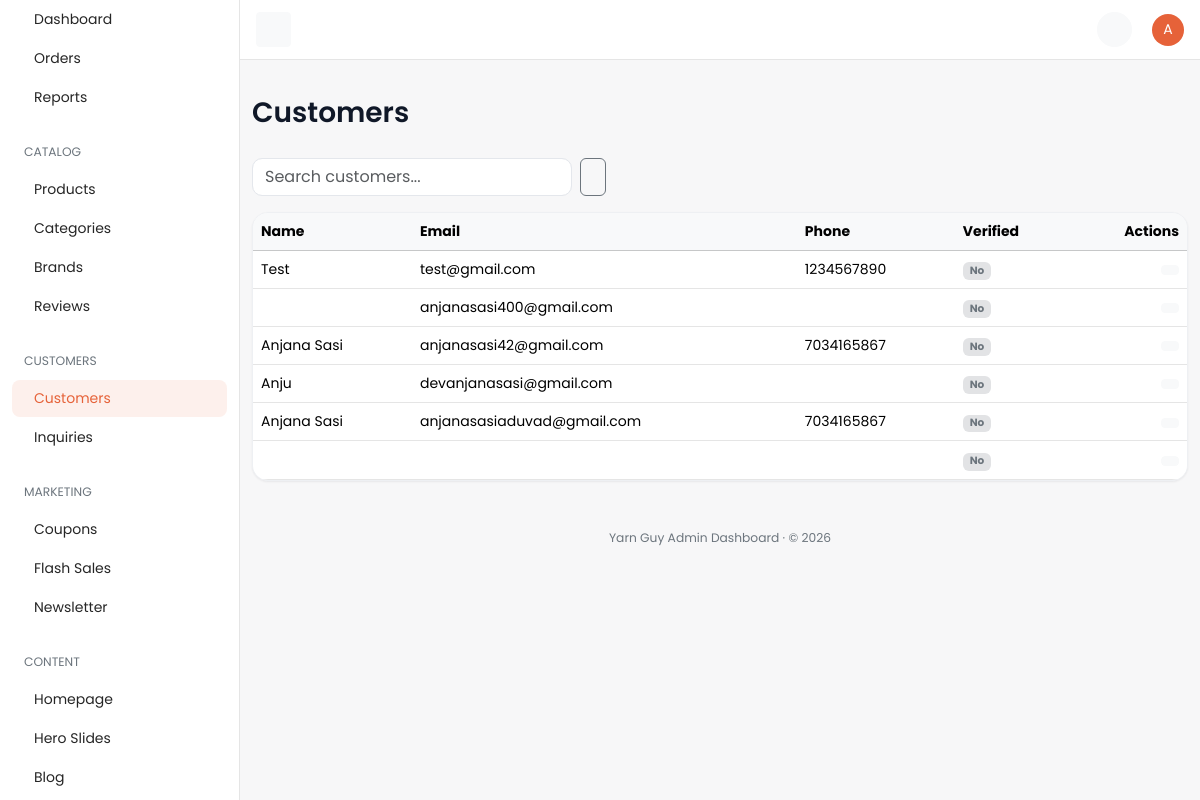
/dashboard/customer/ (signed in), run on the app's committed database.
### accounts/models.py (models this page shows, shortened)
class CustomerProfile(TimeStampedModel):
    user = models.OneToOneField(
        settings.AUTH_USER_MODEL,
        on_delete=models.CASCADE,
        related_name="customer_profile",
        verbose_name="User",
        help_text="Linked Django auth user.",
    )
    phone = models.CharField(
        max_length=20,
        blank=True,
        db_index=True,
        verbose_name="Phone number",
        help_text="Customer mobile number used for OTP login.",
    )
    phone_verified = models.BooleanField(
        default=False,
        verbose_name="Phone verified",
        help_text="True after a successful OTP verification for this phone.",
    )
    preferred_language = models.CharField(
        max_length=5,
        choices=settings.LANGUAGES,
        default=settings.LANGUAGE_CODE,
        verbose_name="Preferred language",
        help_text="Customer's preferred storefront language.",
    )
    preferred_currency = models.ForeignKey(
        "core.Currency",
        on_delete=models.PROTECT,
        related_name="customer_profiles",
        verbose_name="Preferred currency",
        help_text="Currency used to display prices for this customer.",
    )
    date_of_birth = models.DateField(
        null=True,
        blank=True,
        verbose_name="Date of birth",
        help_text="Optional date of birth for personalization.",
    )
    default_address = models.ForeignKey(
        "accounts.Address",
        on_delete=models.SET_NULL,
        null=True,
        blank=True,
        related_name="+",
        verbose_name="Default address",
        help_text="Customer's primary delivery address.",
    )
    notify_via_email = models.BooleanField(
        default=True,
        verbose_name="Email notifications",
        help_text="Receive order updates via email.",
    )
    notify_via_sms = models.BooleanField(
        default=True,
        verbose_name="SMS notifications",
        help_text="Receive order updates via SMS.",
    )
    notify_via_whatsapp = models.BooleanField(
        default=False,
        verbose_name="WhatsApp notifications",
        help_text="Receive order updates via WhatsApp.",
    )
    class Meta:
        verbose_name = "Customer profile"
        verbose_name_plural = "Customer profiles"
        indexes = [
            models.Index(fields=["phone"], name="accounts_profile_phone_idx"),
        ]
    @property
    def get_phone(self) -> str:
        return self.phone or ""

### dashboard/views/customers.py (the view)
# urls.py: path("customer/", customers.CustomerListView.as_view(), name="customer-list"),
class CustomerListView(DashboardListView):
    model = CustomerProfile
    nav_section = "customers"
    url_basename = "customer"
    singular_name = "Customer"
    plural_name = "Customers"
    search_fields = ["user__email", "user__username", "phone"]
    select_related = ["user"]
    can_create = False
    can_delete = False
    columns = [
        {"label": "Name", "name": "user.get_full_name"},
        {"label": "Email", "name": "user.email"},
        {"label": "Phone", "name": "get_phone"},
        {"label": "Verified", "name": "phone_verified", "type": "bool"},
    ]

### cart/selectors.py (called while the page is built, shortened)
def get_cart_for_request(*, request: HttpRequest) -> Optional[Cart]:
    if hasattr(request, _CART_CACHE_ATTR):
        return getattr(request, _CART_CACHE_ATTR)
    if not request.session.session_key:
        request.session.create()
    session_key = request.session.session_key
    cart = None
    if request.user.is_authenticated and hasattr(request.user, "customer_profile"):
        cart = (
            Cart.objects.filter(customer_profile=request.user.customer_profile)
            .select_related("currency")
            .first()
        )
    if cart is None and session_key:
        cart = (
            Cart.objects.filter(session_key=session_key)
            .select_related("currency")
            .first()
        )
    setattr(request, _CART_CACHE_ATTR, cart)
    return cart

def get_cart_item_count(*, cart: Cart | None) -> int:
    if cart is None:
        return 0
    total = CartItem.objects.filter(cart=cart).aggregate(total=Sum("quantity"))["total"]
    return int(total or 0)

def get_cart_count(*, request: HttpRequest) -> int:
    cart = get_cart_for_request(request=request)
    return get_cart_item_count(cart=cart)

def get_cart_item_keys(*, request: HttpRequest) -> set[str]:
    cart = get_cart_for_request(request=request)
    if not cart:
        return set()
    return {f"{pid}_{vid}" if vid else f"{pid}" for pid, vid in CartItem.objects.filter(cart=cart).values_list("product_id", "variant_id")}

def _wishlist_items_qs(*, request: HttpRequest):
    from accounts.models import WishlistItem
    if request.user.is_authenticated and hasattr(request.user, "customer_profile"):
        return WishlistItem.objects.filter(
            wishlist__customer_profile=request.user.customer_profile
        )

def get_wishlist_count(*, request: HttpRequest) -> int:
    return _wishlist_items_qs(request=request).count()

def get_wishlist_product_ids(*, request: HttpRequest) -> set[int]:
    return set(_wishlist_items_qs(request=request).values_list("product_id", flat=True))

### core/selectors.py (called while the page is built)
def get_default_currency() -> Optional[Currency]:
    cached = cache.get(DEFAULT_CURRENCY_CACHE_KEY)
    if cached is not None:
        return cached
    currency = Currency.objects.filter(is_default=True).first()
    if currency is not None:
        cache.set(DEFAULT_CURRENCY_CACHE_KEY, currency, DEFAULT_CURRENCY_TTL)
    return currency

### core/services.py (called while the page is built)
def get_site_settings() -> SiteSettings:
    settings, _ = SiteSettings.objects.get_or_create(pk=SITE_SETTINGS_PK)
    return settings

### dashboard/templates/dashboard/crud/list.html (shortened to what this page needs)
{% extends "dashboard/base.html" %}
{% load dashboard_extras %}
{% block page_title %}{{ plural_name }}{% endblock %}
{% block content %}
<div class="row">
  <div class="col-12">
    {% if searchable %}
    <form method="get" class="d-flex gap-2 mb-3 flex-wrap" role="search">
      <input type="text" name="q" value="{{ search_query }}" class="form-control" style="max-width: 320px;"
             placeholder="Search {{ plural_name|lower }}..." />
      <button type="submit" class="btn btn-outline-secondary"></button>
    </form>
    {% endif %}
    <div class="card table-responsive">
      <table class="table mb-0 text-nowrap table-hover align-middle">
        <thead class="table-light">
          <tr>
            {% for col in columns %}<th>{{ col.label }}</th>{% endfor %}
            {% if can_view or can_edit or can_delete %}<th class="text-end">Actions</th>{% endif %}
          </tr>
        </thead>
        <tbody>
          {% for obj in objects %}
          <tr>
            {% for col in columns %}
            <td>
              {% cell_value obj col as value %}
              {% if col.type == "bool" %}
                {% if value %}<span class="badge bg-success-subtle text-success">Yes</span>
                {% else %}<span class="badge bg-secondary-subtle text-secondary">No</span>{% endif %}
              {% elif col.type == "money" %}
                {{ value|floatformat:2 }}
              {% elif col.type == "image" %}
                {% if value %}<img src="{{ value.url }}" class="avatar avatar-md rounded" alt="" />
                {% else %}<span class="avatar avatar-md avatar-secondary rounded d-inline-flex"><span class="avatar-initials rounded">–</span></span>{% endif %}
              {% elif col.type == "datetime" %}
                {{ value|date:"M d, Y H:i" }}
              {% else %}
                {{ value|default_if_none:"" }}
              {% endif %}
            </td>
            {% endfor %}
            {% if can_view or can_edit or can_delete %}
            <td class="text-end">
              {% if can_edit %}
              <a href="{% row_action_url url_basename 'update' obj.pk %}" class="btn btn-sm btn-light" title="Edit"></a>
              {% endif %}
            </td>
            {% endif %}
          </tr>
          {% empty %}
          <tr>
            <td colspan="{{ columns|length|add:1 }}" class="text-center text-secondary py-5">
              No {{ plural_name|lower }} found.
            </td>
          </tr>
          {% endfor %}
        </tbody>
      </table>
    </div>
  </div>
</div>
{% endblock %}

### dashboard/templates/dashboard/partials/_topbar.html (shortened to what this page needs)
{% load static %}
<nav id="topbar" class="navbar bg-white border-bottom fixed-top topbar px-3">
  <button id="toggleBtn" class="d-none d-lg-inline-flex btn btn-light btn-icon btn-sm" type="button">
  </button>
  <div>
    <ul class="list-unstyled d-flex align-items-center mb-0 gap-1">
      <li>
        <a class="position-relative btn-icon btn-sm btn-light btn rounded-circle" data-bs-toggle="dropdown"
           aria-expanded="false" href="#" role="button">
        </a>
      </li>
      <li class="ms-3 dropdown">
        <a href="#" role="button" data-bs-toggle="dropdown" aria-expanded="false">
          <span class="avatar avatar-sm avatar-primary rounded-circle">
            <span class="avatar-initials rounded-circle">{{ request.user.get_username|slice:":1"|upper }}</span>
          </span>
        </a>
      </li>
    </ul>
  </div>
</nav>

### static/dashboard/css/dashboard.css (style rules this page uses)
:root { --bs-primary: #e66239; --bs-primary-rgb: 230, 98, 57; --bs-primary-text-emphasis: #8a3a22; --bs-primary-bg-subtle: #fbe0d7; --bs-primary-border-subtle: #f5b7a4; --bs-link-color: #404040; --bs-link-color-rgb: 64, 64, 64; --bs-link-hover-color: #e66239; --bs-link-hover-color-rgb: 230, 98, 57; --bs-body-font-family: "Poppins", system-ui, -apple-system, "Segoe UI", Roboto, sans-serif; --bs-body-font-size: 0.875rem; --bs-body-color: #262626; --bs-border-color: #e5e5e5; --bs-tertiary-bg: #f5f5f5; }
body { font-family: var(--bs-body-font-family); background-color: #f7f7f8; }
a { text-decoration: none; }
.card { --bs-card-border-color: #eee; box-shadow: 0 1px 2px rgba(16, 24, 40, 0.05); }
.topbar { height: 60px; margin-left: 240px; }
.avatar { position: relative; display: inline-block; width: 3rem; height: 3rem; }
.avatar-sm { width: 2rem; height: 2rem; }
.avatar-initials { display: flex; justify-content: center; align-items: center; width: 100%; height: 100%; pointer-events: none; text-transform: uppercase; }
.avatar-primary .avatar-initials { color: #fff; background-color: #e66239; }
.btn-icon { position: relative; display: inline-flex; flex-shrink: 0; justify-content: center; align-items: center; font-size: 0.93rem; font-weight: 400; width: 2.5rem; height: 2.5rem; padding: 0; }
.btn-icon.btn-sm { font-size: 0.875rem; width: 2.1875rem; height: 2.1875rem; }
:root { --dash-ink: #101828; --dash-muted: #667085; --dash-line: #eef0f3; --dash-radius: 16px; }
.card { --bs-card-border-color: #eef0f3; border-radius: var(--dash-radius); box-shadow: 0 1px 2px rgba(16, 24, 40, 0.04), 0 1px 3px rgba(16, 24, 40, 0.03); }
.form-control, .form-select { border-color: #e4e7ec; border-radius: 10px; }

### data on the page
CustomerProfile: columns "Test" "1234567890"
CustomerProfile: columns "Anjana Sasi" "7034165867"
CustomerProfile: columns "Anju"
CustomerProfile: columns "Anjana Sasi" "7034165867"

### other printed values
{{ request.user.get_username|slice:":1"|upper }} "A"
{{ plural_name }} "Customers"
{{ col.label }} "Name" "Email" "Phone" "Verified"
{{ value|default_if_none:"" }} "test@gmail.com" "anjanasasi400@gmail.com" "anjanasasi42@gmail.com" "devanjanasasi@gmail.com" "anjanasasiaduvad@gmail.com"
